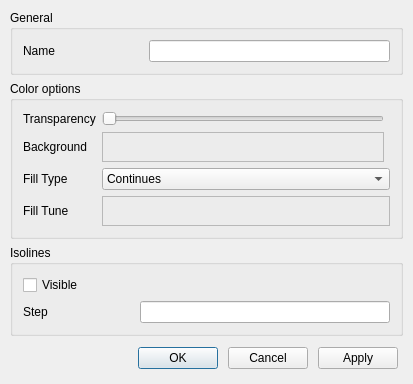
<?xml version="1.0" encoding="UTF-8"?>
<ui version="4.0">
 <class>surf_prop_dialog</class>
 <widget class="QDialog" name="surf_prop_dialog">
  <property name="geometry">
   <rect>
    <x>0</x>
    <y>0</y>
    <width>413</width>
    <height>374</height>
   </rect>
  </property>
  <property name="sizePolicy">
   <sizepolicy hsizetype="Minimum" vsizetype="Minimum">
    <horstretch>0</horstretch>
    <verstretch>0</verstretch>
   </sizepolicy>
  </property>
  <property name="windowTitle">
   <string>Surface properties</string>
  </property>
  <layout class="QVBoxLayout" name="verticalLayout_2">
   <property name="margin">
    <number>10</number>
   </property>
   <item>
    <widget class="QGroupBox" name="groupBox">
     <property name="sizePolicy">
      <sizepolicy hsizetype="Preferred" vsizetype="Fixed">
       <horstretch>0</horstretch>
       <verstretch>0</verstretch>
      </sizepolicy>
     </property>
     <property name="minimumSize">
      <size>
       <width>0</width>
       <height>0</height>
      </size>
     </property>
     <property name="title">
      <string>General</string>
     </property>
     <layout class="QHBoxLayout" name="horizontalLayout" stretch="1,2">
      <property name="margin">
       <number>10</number>
      </property>
      <item>
       <widget class="QLabel" name="label">
        <property name="text">
         <string>Name</string>
        </property>
       </widget>
      </item>
      <item>
       <widget class="QLineEdit" name="lineName"/>
      </item>
     </layout>
    </widget>
   </item>
   <item>
    <widget class="QGroupBox" name="groupBoxColor">
     <property name="sizePolicy">
      <sizepolicy hsizetype="Preferred" vsizetype="Preferred">
       <horstretch>0</horstretch>
       <verstretch>0</verstretch>
      </sizepolicy>
     </property>
     <property name="title">
      <string>Color options</string>
     </property>
     <layout class="QGridLayout" name="gridLayout">
      <property name="margin">
       <number>10</number>
      </property>
      <item row="1" column="0">
       <widget class="QLabel" name="label_2">
        <property name="text">
         <string>Background</string>
        </property>
       </widget>
      </item>
      <item row="2" column="0">
       <widget class="QLabel" name="label_3">
        <property name="text">
         <string>Fill Type</string>
        </property>
       </widget>
      </item>
      <item row="2" column="1" colspan="2">
       <widget class="QComboBox" name="cbFillType">
        <item>
         <property name="text">
          <string>Continues</string>
         </property>
        </item>
        <item>
         <property name="text">
          <string>Discrete</string>
         </property>
        </item>
       </widget>
      </item>
      <item row="3" column="0">
       <widget class="QLabel" name="label_4">
        <property name="text">
         <string>Fill Tune</string>
        </property>
       </widget>
      </item>
      <item row="3" column="1" colspan="2">
       <widget class="QFrame" name="frameFillTune">
        <property name="sizePolicy">
         <sizepolicy hsizetype="Preferred" vsizetype="Fixed">
          <horstretch>0</horstretch>
          <verstretch>0</verstretch>
         </sizepolicy>
        </property>
        <property name="minimumSize">
         <size>
          <width>0</width>
          <height>30</height>
         </size>
        </property>
        <property name="frameShape">
         <enum>QFrame::StyledPanel</enum>
        </property>
        <property name="frameShadow">
         <enum>QFrame::Raised</enum>
        </property>
        <property name="midLineWidth">
         <number>0</number>
        </property>
       </widget>
      </item>
      <item row="1" column="1">
       <widget class="QFrame" name="frameBackground">
        <property name="sizePolicy">
         <sizepolicy hsizetype="Preferred" vsizetype="Fixed">
          <horstretch>0</horstretch>
          <verstretch>0</verstretch>
         </sizepolicy>
        </property>
        <property name="minimumSize">
         <size>
          <width>0</width>
          <height>30</height>
         </size>
        </property>
        <property name="frameShape">
         <enum>QFrame::StyledPanel</enum>
        </property>
        <property name="frameShadow">
         <enum>QFrame::Raised</enum>
        </property>
       </widget>
      </item>
      <item row="0" column="0">
       <widget class="QLabel" name="label_6">
        <property name="text">
         <string>Transparency</string>
        </property>
       </widget>
      </item>
      <item row="0" column="1">
       <widget class="QSlider" name="horizontalSlider">
        <property name="orientation">
         <enum>Qt::Horizontal</enum>
        </property>
       </widget>
      </item>
     </layout>
    </widget>
   </item>
   <item>
    <widget class="QGroupBox" name="groupBox_3">
     <property name="title">
      <string>Isolines</string>
     </property>
     <layout class="QGridLayout" name="gridLayout_2">
      <property name="margin">
       <number>10</number>
      </property>
      <property name="spacing">
       <number>6</number>
      </property>
      <item row="0" column="0" colspan="2">
       <widget class="QCheckBox" name="chbVisible">
        <property name="text">
         <string>Visible</string>
        </property>
       </widget>
      </item>
      <item row="4" column="0">
       <widget class="QLabel" name="label_5">
        <property name="text">
         <string>Step</string>
        </property>
       </widget>
      </item>
      <item row="4" column="1">
       <widget class="QLineEdit" name="lineStep">
        <property name="sizePolicy">
         <sizepolicy hsizetype="Maximum" vsizetype="Fixed">
          <horstretch>0</horstretch>
          <verstretch>0</verstretch>
         </sizepolicy>
        </property>
        <property name="minimumSize">
         <size>
          <width>250</width>
          <height>0</height>
         </size>
        </property>
       </widget>
      </item>
     </layout>
    </widget>
   </item>
   <item>
    <layout class="QHBoxLayout" name="horizontalLayout_2">
     <property name="spacing">
      <number>10</number>
     </property>
     <property name="margin">
      <number>5</number>
     </property>
     <item>
      <spacer name="horizontalSpacer">
       <property name="orientation">
        <enum>Qt::Horizontal</enum>
       </property>
       <property name="sizeHint" stdset="0">
        <size>
         <width>40</width>
         <height>20</height>
        </size>
       </property>
      </spacer>
     </item>
     <item>
      <widget class="QPushButton" name="btnOK">
       <property name="text">
        <string>OK</string>
       </property>
      </widget>
     </item>
     <item>
      <widget class="QPushButton" name="btnCancel">
       <property name="text">
        <string>Cancel</string>
       </property>
      </widget>
     </item>
     <item>
      <widget class="QPushButton" name="btnApply">
       <property name="text">
        <string>Apply</string>
       </property>
      </widget>
     </item>
    </layout>
   </item>
  </layout>
 </widget>
 <resources/>
 <connections>
  <connection>
   <sender>btnOK</sender>
   <signal>clicked()</signal>
   <receiver>surf_prop_dialog</receiver>
   <slot>accept()</slot>
   <hints>
    <hint type="sourcelabel">
     <x>165</x>
     <y>345</y>
    </hint>
    <hint type="destinationlabel">
     <x>206</x>
     <y>186</y>
    </hint>
   </hints>
  </connection>
  <connection>
   <sender>btnCancel</sender>
   <signal>clicked()</signal>
   <receiver>surf_prop_dialog</receiver>
   <slot>reject()</slot>
   <hints>
    <hint type="sourcelabel">
     <x>260</x>
     <y>345</y>
    </hint>
    <hint type="destinationlabel">
     <x>206</x>
     <y>186</y>
    </hint>
   </hints>
  </connection>
 </connections>
</ui>
